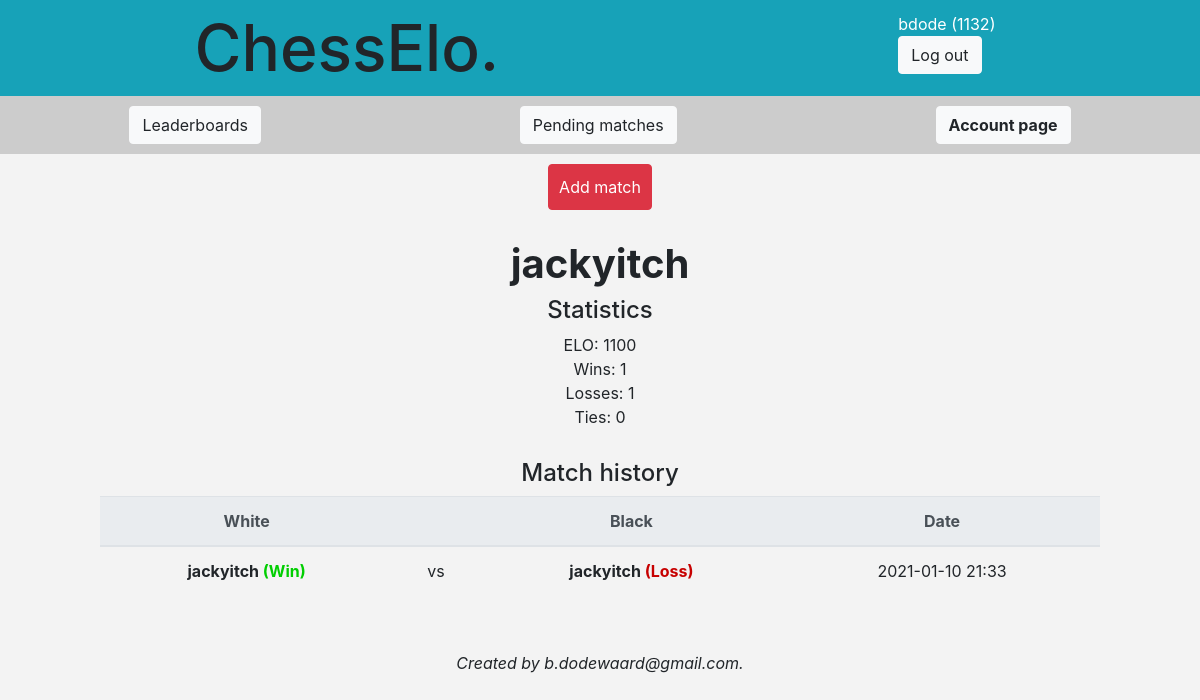
The app's page /account/jackyitch (signed in) with its own data.
### chesselo/models.py (models this page shows, shortened)
class Elo(models.Model):
    username = models.CharField(max_length=64)
    elo = models.FloatField(default=1100)
    wins = models.IntegerField(default=0)
    losses = models.IntegerField(default=0)
    ties = models.IntegerField(default=0)

class Match(models.Model):
    user_white = models.CharField(max_length=64)
    user_black = models.CharField(max_length=64)
    white_win = models.CharField(max_length=64)
    match_datetime = models.DateTimeField(auto_now_add=True)
    user_send = models.CharField(max_length=64)
    user_pending = models.CharField(max_length=64)
    accepted = models.BooleanField(default=False)

### chesselo/views.py (the view)
# urls.py: path("account", views.account, name="account"),
def account(request, username=False):
    context = {}
    if not request.user.is_authenticated:
        messages.add_message(request, messages.INFO, 'Please log in.',)
        return HttpResponseRedirect("/index")
    if not username:
        if request.user.is_authenticated:
            username = request.user.username
            url = "account/" + username
            return HttpResponseRedirect(url)
        return HttpResponseRedirect("/index")
    match_list = Match.objects.filter(Q(user_white=username) | Q(user_black=username))[:20]
    context["match_list"] = match_list
    elo = Elo.objects.get(username=username)
    context["username"] = username
    context["wins"] = elo.wins
    context["losses"] = elo.losses
    context["account_elo"] = elo.elo
    context["ties"] = elo.ties
    total = elo.wins + elo.losses
    if total:
        context["winrate"] = elo.wins/(elo.wins + elo.losses)
    else:
        context["winrate"] = "None"
    opponent_list = Elo.objects.all()
    context["opponents"] = opponent_list
    context["account_page"] = True
    context["logged_in"] = True
    elo_score = Elo.objects.get(username = request.user.username)
    context["user_elo"] = int(elo_score.elo)
    return render(request, "account.html", context)

### chesselo/templates/account.html (shortened to what this page needs)
{% extends "basic_layout.html" %}
{% block header-right %}
<div class='logout-block' style="float:right">
    <form action="/logout" method="POST">
        <div class="logout">{{ user.get_username }}{% if user_elo %} ({{ user_elo }}){% endif %} </div>
        <button type="submit" class="btn btn-light">Log out</button>
    </form>
</div>
{% endblock %}
{% block main %}
<div class="leaderboards-main">
    <div style="text-align: center;">
        <h1 style="text-align: center;", class="bold">{{username}}</h1>
    </div>
    <div style="text-align: center; margin-bottom: 30px;">
        <h4 style="text-align: center;">Statistics</h4>
        <div> ELO: {{account_elo|floatformat:0}} </div>
        <div> Wins: {{wins}} </div>
        <div> Losses: {{losses}} </div>
        <div> Ties: {{ties}} </div>
    </div>
    <div style="text-align: center;">
        <h4 style="text-align: center;">Match history</h4>
        <table class="table">
            <thead class="thead-light">
                <tr>
                        <th>White</th>
                        <th></th>
                        <th>Black</th>
                        <th>Date</th>
                </tr>
            </thead>
        {% if match_list|length %}
            <tbody>
                {% for match in match_list %}
                    <tr>
                        <td {% if match.user_white == username%} class="bold" {% endif %}>{{match.user_white}}{% if match.white_win == "win" %}<span class="win"> (Win){%endif%}</td>
                        <td>vs</td>
                        <td {% if match.user_black == username%} class="bold" {% endif %}>{{match.user_black}}{% if match.white_win == "win" %}<span class="loss"> (Loss)</span>{%endif%}</td>
                        <td>{{match.match_datetime|date:'Y-m-d H:i'}}</td>
                    </tr>
                {% endfor %}
            </tbody>
        </table>
        {% else %}
        </table>
        <div style="text-align:center; margin-bottom: 30px;"> None. </div>
            {% endif %}
    </div>
</div>
{% endblock %}
{% block footer %}
<div class="footer">
    <i>Created by b.dodewaard@gmail.com.</i>
</div>
{% endblock %}

### static/style.css (style rules this page uses)
html, body { height:100%; background-color: rgb(243, 243, 243); overflow-y: scroll; }
body { display: flex; flex-direction: column; overflow: hidden; }
table { max-width: 1000px; margin-left: auto; margin-right: auto; margin-bottom: 30px; }
.loss { color: #c70000; }
.win { color: #01ce01; }
.bold { font-weight: bold; }
.leaderboards-main { display: flex; flex-direction: column; align-content: space-around; flex-grow: 1; margin: 20px; }
.footer { text-align: center; width: 100%; padding: 20px; }
.logout-block { margin: auto 10px 10px 10px; display: inline-block; }
.logout { color:white; }

### records on screen
Elo: elo "1100"
Match: user_white "jackyitch", white_win "(Win)", user_black "jackyitch", match_datetime "2021-01-10 21:33"

### other values on screen
{{ user.get_username }} "bdode"
{{ user_elo }} "1132"
{{ username }} "jackyitch"
{{ wins }} "1"
{{ losses }} "1"
{{ ties }} "0"
